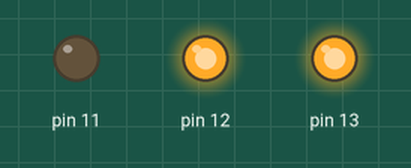
Recording of a sketch running on a simulated Arduino Uno, built with avr-gcc and run on an emulated ATmega328P. Shown: output pins drawn as LEDs (lit = HIGH).

Above: at 0.1 s.
Timing chart, 0 to 1.6 s (numbered marks = the images above):
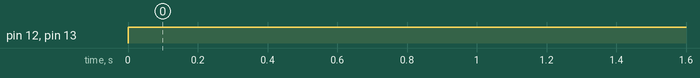

The sketch:

cdigitaisetapa1.ino
```cpp
void setup()
{
  pinMode(13, OUTPUT);
  pinMode(12, OUTPUT);
  pinMode(11, OUTPUT);
}


//Funçoes das Portas lógicas
//1 - AND
bool checkAnd (bool X, bool Y) {
  if (X==true && Y==true)
    return true;
    else
    return false;
}

//2 - OR
bool checkOr (bool X, bool Y) {
  if (X==true || Y==true)
    return true;
    else
    return false;
}

//3 - NAND
bool checkNand (bool X, bool Y) {
  if (X==true && Y==true)
    return false;
    else
    return true;
}

//4 - NOR
bool checkNor (bool X, bool Y) {
  if (X==true || Y==true)
    return false;
    else
    return true;
}

//5 - XOR
bool checkXor (bool X, bool Y) {
  if (X==true ^ Y==true)
    return true;
    else
    return false;
}

//6 - XNOR
bool checkXnor (bool X, bool Y) {
  if (X==true ^ Y==true)
    return false;
    else
    return true;
}

//Função para escolher qual porta lógica quer testar com
//valores booleanos dados
bool checking (int logicPort, bool X, bool Y) {
  switch(logicPort) {
    case 1:
    	checkAnd(X, Y);
    break;
    case 2:
    	checkOr(X, Y);
    break;
    case 3:
    	checkNand(X, Y);
    break;
    case 4:
    	checkNor(X, Y);
    break;
    case 5:
    	checkXor(X, Y);
    break;
    case 6:
    	checkXnor(X, Y);
    break;
  }
}

//Defina valores true or false para as lampadas vemelha e azul
//True para ligado e false para desligado
bool redValue = true;  //mude esse valor caso queira fazer um teste diferente
bool blueValue = true; //mude esse valor caso queira um teste diferente

//defina o teste que quer fazer: 1 para AND, 2 para OR, 3 para NAND, 4 para NOR, 5 para XOR e 6 para XNOR
int tipoDoTeste = 1; //mude esse valor caso queira um teste diferente
void loop()
{
  //Aqui passamos o valor para os LEDS vermelho e azul conforme os valores que foram selecionados
  //nas linhas 85 e 86
  digitalWrite(13, redValue);
  digitalWrite(12, redValue);


  //Aqui testamos no LED verde a porta logica, baseada nas escolhas que foram feitas nas linhas
  //85, 86 e 89
  //caso o retorno seja verdadeiro, a luz verde ira piscar, caso falso vai permanecer apagada
  digitalWrite(11, checking(tipoDoTeste, redValue, blueValue));
  delay(1000); // Wait for 1000 millisecond(s)
  digitalWrite(11, LOW);
  delay(1000); // Wait for 1000 millisecond(s)

}
```

Measured:
- by itself, pin 12, pin 13: LOW → HIGH at 0.00 s
